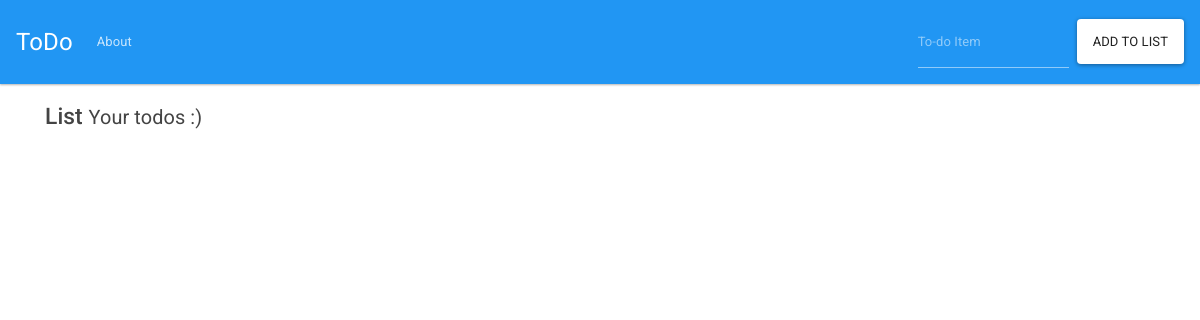
The app's page /, older data.
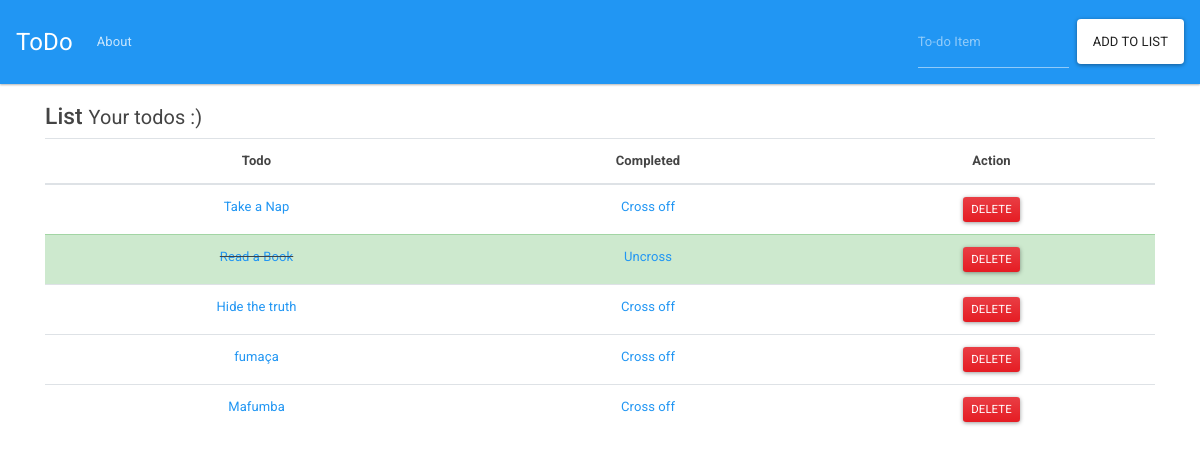
The same page, newer data.
### todo_list/models.py (models this page shows, shortened)
class List(models.Model):
    item = models.CharField(max_length=200)
    completed = models.BooleanField(default=False)

### todo_list/views.py (the view)
# urls.py: 2. Add a URL to urlpatterns:  path('', views.home, name='home')
def home(request):
    if request.method == 'POST':
        form = ListForm(request.POST or None)
        if form.is_valid():
            form.save()
            all_items = List.objects.all
            messages.success(request, 'Item has been added to list!')
            return render(request, 'home.html', {'all_items': all_items})
    else:
        all_items = List.objects.all
        return render(request, 'home.html', {'all_items': all_items})

### todo_list/templates/home.html (shortened to what this page needs)
{% extends 'base.html' %}
{% block content %}
<h3>List <small>Your todos :)</small></h3>
{% if all_items %}
<table class="table table-hover table-border">
    <thead>
        <tr class="text-center">
            <th scope="col">Todo</th>
            <th scope="col">Completed</th>
            <th scope="col">Action</th>
        </tr>
    </thead>
    <tbody>
        {% for todo in all_items %}
        <tr class="text-center {% if todo.completed %}table-success{% endif %}">
            <td scope="row" class="striker">
                <a href="{% url 'edit' todo.id %}">{{ todo.item}}</a>
            </td>
            <td>
                {% if todo.completed %}
                <a href="{% url 'uncross' todo.id %}">Uncross</a>
                {% else %}
                <a href="{% url 'cross_off' todo.id %}">Cross off</a>
                {% endif %}
            </td>
            <td><a href="{% url 'delete' todo.id %}" class="btn btn-danger btn-sm">Delete</a></td>
        </tr>
        {% endfor %}
      </tbody>
    </table>
{% endif %}
{% endblock %}

### todo_list/templates/base.html (shortened to what this page needs)
{% load static %}
<!doctype html>
<html lang="en">
  <head>
    <link href="https://stackpath.bootstrapcdn.com/bootswatch/4.1.1/materia/bootstrap.min.css" rel="stylesheet">
    <link rel="stylesheet" href="{% static 'css/styles.css' %}">
  </head>
  <body>
      <nav class="navbar navbar-expand-lg navbar-dark bg-primary">
          <a class="navbar-brand" href="{% url 'home' %}">ToDo</a>
          <div class="collapse navbar-collapse" id="navbarColor01">
            <ul class="navbar-nav mr-auto">
              <li class="nav-item">
                <a class="nav-link" href="{% url 'about' %}">About</a>
              </li>
            </ul>
            <form class="form-inline my-2 my-lg-0" method="POST">
              <input class="form-control mr-sm-2" type="text" placeholder="To-do Item" name="item">
              <button class="btn btn-secondary my-2 my-sm-0" type="submit">Add To List</button>
            </form>
          </div>
        </nav>
    <br />
    <div class="container">
      {% block content %}
      {% endblock %}
    </div>
  </body>
  </html>

### static/css/styles.css (style rules this page uses)
.table-success .striker { text-decoration: line-through; }

Row changes from the older to the newer data that the page shows:
added List: item "Take a Nap", completed "Cross off"
added List: item "Read a Book", completed "Uncross"
added List: item "Hide the truth", completed "Cross off"
added List: item "fumaça", completed "Cross off"
added List: item "Mafumba", completed "Cross off"
Text that changed along with them:
text now shown: "Todo Completed Action"
